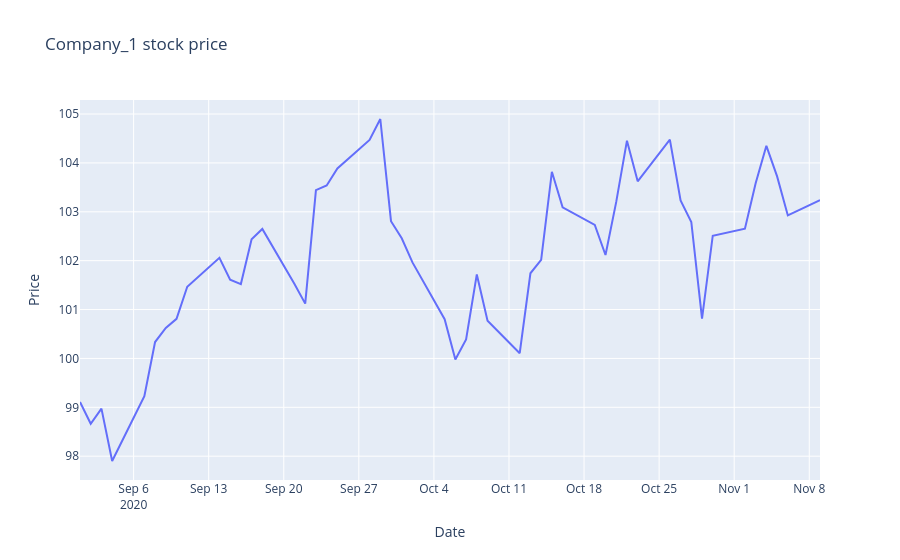

Notebook code cell kept with this figure:
### Code cell
# using plotly.graph_objects

import plotly.graph_objects as go

# print(df)
fig = go.Figure()
fig.add_trace(go.Scatter(x=df["Date"], y=df["Company_A"], mode="lines"))

fig.update_layout(title="Company_1 stock price", xaxis_title="Date", yaxis_title="Price")

fig.show()
